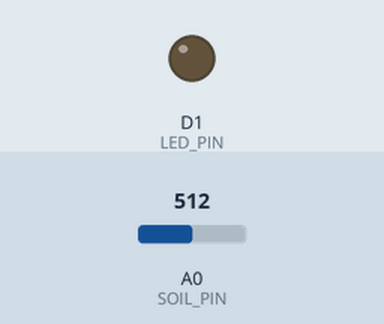
Bench run of a sketch on a simulated ESP8266 (Wemos D1 mini). On the bench: output pins drawn as LEDs (lit = HIGH). Inputs (shaded band) come from the test bench; at power-on: A0 (SOIL_PIN) = 512. WiFi joins after 1.5 s; servers stay silent unless stated; web services answer with replies made up by the test bench; what the sketch prints to the serial monitor is not drawn.

Above: at 2.7 s.
2.8 s: A0 (SOIL_PIN) set to 671
8.2 s: A0 (SOIL_PIN) set to 696
At 24.3 s:
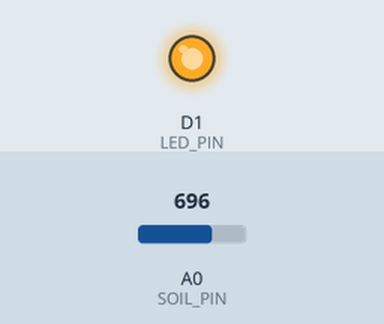
Timing chart, 0 to 56.0 s (numbered marks = the images above; inputs shaded):
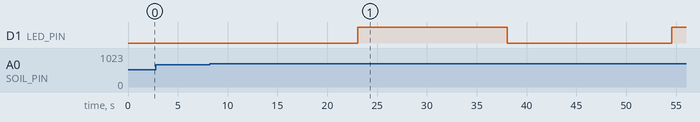

The sketch:

WemosD1Mini.ino
```cpp
#include <ESP8266WiFi.h>

const char* ssid = "Agrawals"; //Enter SSID
const char* password = "23190914"; //Enter Password

#define LED_PIN D1
#define SOIL_PIN A0
#define TIMEOUT  5000
#define SLEEP_TIME_SECONDS 10

String writeAPIKey="YZECBAM777W3KPA3";

int numMeasure = 5;
int ADCValue = 0;
int Total = 0;

WiFiClient client;

void setup(void)
{
  Serial.begin(9600);
  // Connect to WiFi
  WiFi.begin(ssid, password);
  while (WiFi.status() != WL_CONNECTED)
  {
     delay(500);
     Serial.print("*");
  }

  Serial.println("");
  Serial.println("WiFi connection Successful");
  Serial.print("The IP Address of ESP8266 Module is: ");
  Serial.print(WiFi.localIP());// Print the IP address

  pinMode( LED_PIN , OUTPUT );
  digitalWrite( LED_PIN , LOW );
}

void loop()
{


    //Get data from the soil pin
    int data = readSoil( numMeasure );
    Serial.print( "Soil Moisture = " );
    Serial.println(data);

    //Logic for ON_TIME and OFF_TIME
    bool IS_ON = (data >= 650);

    if (IS_ON){
       digitalWrite( LED_PIN , HIGH );
       delay(15000);
       digitalWrite( LED_PIN , LOW );
       Total = Total + 15;
    }
    HTTPPost(IS_ON);

    delay( 1000 );
    Serial.print( "Goodnight for "+String( SLEEP_TIME_SECONDS ) + " Seconds" );
    delay( SLEEP_TIME_SECONDS * 1000 );
}

long readSoil(int numAve)
{
  long ADCValue = 0;
  for ( int i = 0; i < numAve; i++ ) {
    delay(1000);
    ADCValue += analogRead( SOIL_PIN );
  }

  ADCValue = ADCValue / numAve;
  return ADCValue;

}

int HTTPPost(bool ON){

    if (client.connect( "api.thingspeak.com" , 80)){

        String postData= "api_key=" + writeAPIKey+"&field1="+ON*1+"&field2="+Total;

        // POST data via HTTP.
        Serial.println( "Connecting to ThingSpeak for update..." );
        Serial.println();
        client.println( "POST /update HTTP/1.1" );
        client.println( "Host: api.thingspeak.com" );
        client.println( "Connection: close" );
        client.println( "Content-Type: application/x-www-form-urlencoded" );
        client.println( "Content-Length: " + String( postData.length() ) );
        client.println();
        client.print(postData);

        Serial.println( postData );

        String answer=getResponse();
        Serial.println( answer );
    }
    else
    {
      Serial.println ( "Connection Failed" );
    }

}

String getResponse(){
  String response;
  long startTime = millis();

  delay( 200 );
  while ( client.available() < 1 && (( millis() - startTime ) < TIMEOUT ) ){
        delay( 5 );
  }

  if( client.available() > 0 ){
     char charIn;
     do {
         charIn = client.read(); // Read a char from the buffer.
         response += charIn;     // Append the char to the string response.
        } while ( client.available() > 0 );
    }
  client.stop();

  return response;
}
```

Measured:
- the behaviour switches between 684 and 685 on A0 (SOIL_PIN) (found by bisection; images 0 and 1)
- after the input at 2.8 s, every drawn part: stays the same
